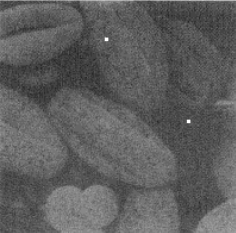
//> input picture 20150714_rp3_digital_section3/opencv_exercise/zhifangtu/histogram_equalization/huafen.png, 236 x 233 px
$ ./main   (built with g++ and OpenCV 4)
//> lines starting //> are read from the running program, lines starting //| are printed output that depends on the picture
#include <highgui.h>
#include <cv.h>
#include <opencv2/opencv.hpp>
#include <opencv2/legacy/compat.hpp>
using namespace std;
void FillWhite(IplImage *pImage)
{
    cvRectangle(pImage, cvPoint(0, 0), cvPoint(pImage->width, pImage->height), CV_RGB(255, 255, 255), CV_FILLED);
}
// 创建灰度图像的直方图
CvHistogram* CreateGrayImageHist(IplImage **ppImage)
{
    int nHistSize = 256;
    float fRange[] = {0, 255};  //灰度级的范围
    float *pfRanges[] = {fRange};
    CvHistogram *pcvHistogram = cvCreateHist(1, &nHistSize, CV_HIST_ARRAY, pfRanges);
    cvCalcHist(ppImage, pcvHistogram);
    return pcvHistogram;
}
// 根据直方图创建直方图图像
IplImage* CreateHisogramImage(int nImageWidth, int nScale, int nImageHeight, CvHistogram *pcvHistogram)
{
    IplImage *pHistImage = cvCreateImage(cvSize(nImageWidth * nScale, nImageHeight), IPL_DEPTH_8U, 1);
    FillWhite(pHistImage);

    //统计直方图中的最大直方块
    float fMaxHistValue = 0;
    cvGetMinMaxHistValue(pcvHistogram, NULL, &fMaxHistValue, NULL, NULL);

    //分别将每个直方块的值绘制到图中
    int i;
    for(i = 0; i < nImageWidth; i++)
    {
        float fHistValue = cvQueryHistValue_1D(pcvHistogram, i); //像素为i的直方块大小
        int nRealHeight = cvRound((fHistValue / fMaxHistValue) * nImageHeight);  //要绘制的高度
        cvRectangle(pHistImage,
            cvPoint(i * nScale, nImageHeight - 1),
            cvPoint((i + 1) * nScale - 1, nImageHeight - nRealHeight),
            cvScalar(i, 0, 0, 0),
            CV_FILLED
            );
    }
    return pHistImage;
}
int main( int argc, char** argv )
{
    const char *pstrWindowsSrcTitle = "yuantu";
    const char *pstrWindowsGrayTitle = "huidutu";
    const char *pstrWindowsHistTitle = "zhifangtu";
    const char *pstrWindowsGrayEqualizeTitle = "huidueqhou";
    const char *pstrWindowsHistEqualizeTitle = "zhifangeqhou";

    // 从文件中加载原图
    IplImage *pSrcImage = cvLoadImage("huafen.png", CV_LOAD_IMAGE_UNCHANGED);
//> pSrcImage is the input picture: 233 rows x 236 cols, CV_8UC3; min 34, max 255, mean 94.4
    IplImage *pGrayImage = cvCreateImage(cvGetSize(pSrcImage), IPL_DEPTH_8U, 1);
    IplImage *pGrayEqualizeImage = cvCreateImage(cvGetSize(pSrcImage), IPL_DEPTH_8U, 1);

    // 灰度图
    cvCvtColor(pSrcImage, pGrayImage, CV_BGR2GRAY);
    // 直方图图像数据
    int nHistImageWidth = 255;
    int nHistImageHeight = 150;
    int nScale = 2;

    // 灰度直方图及直方图图像
    CvHistogram *pcvHistogram = CreateGrayImageHist(&pGrayImage);
    IplImage *pHistImage = CreateHisogramImage(nHistImageWidth, nScale, nHistImageHeight, pcvHistogram);
//> in FillWhite, `cvRectangle(pImage, cvPoint(0, 0), cvPoint(pImage->width, pImage->heig..`: pImage: 150 rows x 510 cols, CV_8UC1; every value is 255
//> in CreateHisogramImage, `cvGetMinMaxHistValue(pcvHistogram, NULL, &fMaxHistValue, NULL, NULL);`: fMaxHistValue = 3842
//> the loop in CreateHisogramImage, `for(i = 0; i < nImageWidth; i++)` made 255 passes
//> (fHistValue, nRealHeight) on passes 1 to 3: (0, 0), (0, 0), (0, 0)
//> after the loop in CreateHisogramImage, `for(i = 0; i < nImageWidth; i++)`:
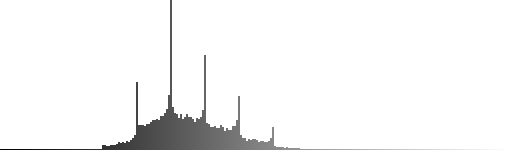
//> pHistImage: 150 rows x 510 cols, CV_8UC1; min 0, max 255, mean 245.6

    // 均衡化
    cvEqualizeHist(pGrayImage, pGrayEqualizeImage);
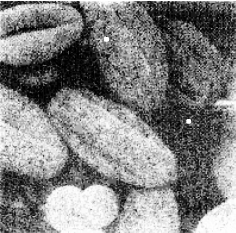
//> pGrayEqualizeImage: 233 rows x 236 cols, CV_8UC1; min 0, max 255, mean 129.9

    // 均衡化后的灰度直方图及直方图图像
    CvHistogram *pcvHistogramEqualize = CreateGrayImageHist(&pGrayEqualizeImage);
    IplImage *pHistEqualizeImage = CreateHisogramImage(nHistImageWidth, nScale, nHistImageHeight, pcvHistogramEqualize);
//> call 2 of CreateHisogramImage, with nImageWidth = 255, nScale = 2, nImageHeight = 150
//> the loop in CreateHisogramImage (call 2), `for(i = 0; i < nImageWidth; i++)` made 255 passes
//> (fHistValue, nRealHeight) on passes 1 to 3: (93, 4), (132, 5), (227, 9)
//> after the loop in CreateHisogramImage (call 2), `for(i = 0; i < nImageWidth; i++)`:
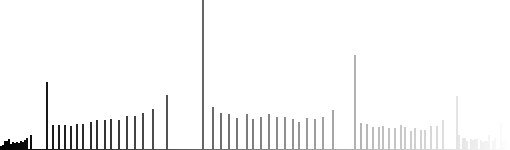
//> pHistImage: 150 rows x 510 cols, CV_8UC1; min 0, max 255, mean 247.4

    // 显示
    //显示代码….
    cvNamedWindow(pstrWindowsGrayTitle, CV_WINDOW_AUTOSIZE);
cvNamedWindow(pstrWindowsHistTitle, CV_WINDOW_AUTOSIZE);
cvNamedWindow(pstrWindowsGrayEqualizeTitle, CV_WINDOW_AUTOSIZE);
cvNamedWindow(pstrWindowsHistEqualizeTitle, CV_WINDOW_AUTOSIZE);
//显示代码….
cvShowImage(pstrWindowsGrayTitle, pGrayImage);//显示灰度图
cvShowImage(pstrWindowsHistTitle, pHistImage);//显示灰度直方图
cvShowImage(pstrWindowsGrayEqualizeTitle,pGrayEqualizeImage);//显示均衡化后的灰度图
cvShowImage(pstrWindowsHistEqualizeTitle, pHistEqualizeImage);//显示均衡化后的灰度直方图
cvSaveImage("huafenzhifang.png",pHistImage);
cvSaveImage("huafeneq.png",pGrayEqualizeImage);
cvSaveImage("huafeneqzhifang.png",pHistEqualizeImage);

cvWaitKey(0);
    //回收资源代码…
    return 0;
}

        // 显示
